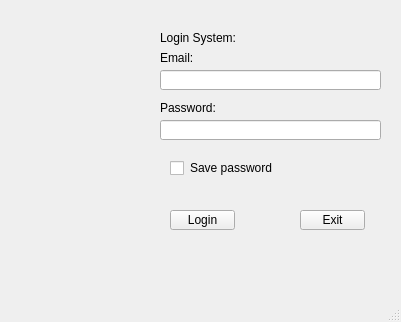
<?xml version="1.0" encoding="UTF-8"?>
<ui version="4.0">
 <class>MainWindow</class>
 <widget class="QMainWindow" name="MainWindow">
  <property name="geometry">
   <rect>
    <x>0</x>
    <y>0</y>
    <width>401</width>
    <height>322</height>
   </rect>
  </property>
  <property name="windowTitle">
   <string>MainWindow</string>
  </property>
  <widget class="QWidget" name="centralwidget">
   <widget class="QLabel" name="label">
    <property name="geometry">
     <rect>
      <x>160</x>
      <y>30</y>
      <width>141</width>
      <height>16</height>
     </rect>
    </property>
    <property name="text">
     <string>Login System:</string>
    </property>
   </widget>
   <widget class="QLabel" name="label_2">
    <property name="geometry">
     <rect>
      <x>160</x>
      <y>50</y>
      <width>141</width>
      <height>16</height>
     </rect>
    </property>
    <property name="text">
     <string>Email:</string>
    </property>
   </widget>
   <widget class="QLabel" name="label_3">
    <property name="geometry">
     <rect>
      <x>160</x>
      <y>100</y>
      <width>141</width>
      <height>16</height>
     </rect>
    </property>
    <property name="text">
     <string>Password:</string>
    </property>
   </widget>
   <widget class="QLineEdit" name="lineEdit_email">
    <property name="geometry">
     <rect>
      <x>160</x>
      <y>70</y>
      <width>221</width>
      <height>20</height>
     </rect>
    </property>
   </widget>
   <widget class="QLineEdit" name="lineEdit_password">
    <property name="geometry">
     <rect>
      <x>160</x>
      <y>120</y>
      <width>221</width>
      <height>20</height>
     </rect>
    </property>
    <property name="echoMode">
     <enum>QLineEdit::Password</enum>
    </property>
   </widget>
   <widget class="QPushButton" name="pushButton_login">
    <property name="geometry">
     <rect>
      <x>170</x>
      <y>210</y>
      <width>65</width>
      <height>20</height>
     </rect>
    </property>
    <property name="text">
     <string>Login</string>
    </property>
    <property name="icon">
     <iconset>
      <normaloff>images/enter.png</normaloff>images/enter.png</iconset>
    </property>
   </widget>
   <widget class="QPushButton" name="pushButton_exit">
    <property name="geometry">
     <rect>
      <x>300</x>
      <y>210</y>
      <width>65</width>
      <height>20</height>
     </rect>
    </property>
    <property name="text">
     <string>Exit</string>
    </property>
   </widget>
   <widget class="QLabel" name="label_4">
    <property name="geometry">
     <rect>
      <x>190</x>
      <y>160</y>
      <width>141</width>
      <height>16</height>
     </rect>
    </property>
    <property name="text">
     <string>Save password</string>
    </property>
   </widget>
   <widget class="QCheckBox" name="checkBox">
    <property name="geometry">
     <rect>
      <x>170</x>
      <y>160</y>
      <width>16</width>
      <height>17</height>
     </rect>
    </property>
    <property name="text">
     <string/>
    </property>
   </widget>
   <widget class="QLabel" name="label_5">
    <property name="geometry">
     <rect>
      <x>20</x>
      <y>60</y>
      <width>131</width>
      <height>151</height>
     </rect>
    </property>
    <property name="text">
     <string/>
    </property>
    <property name="pixmap">
     <pixmap>images/download (2).jpeg</pixmap>
    </property>
    <property name="scaledContents">
     <bool>true</bool>
    </property>
   </widget>
  </widget>
  <widget class="QMenuBar" name="menubar">
   <property name="geometry">
    <rect>
     <x>0</x>
     <y>0</y>
     <width>401</width>
     <height>21</height>
    </rect>
   </property>
  </widget>
  <widget class="QStatusBar" name="statusbar"/>
 </widget>
 <resources/>
 <connections/>
</ui>
